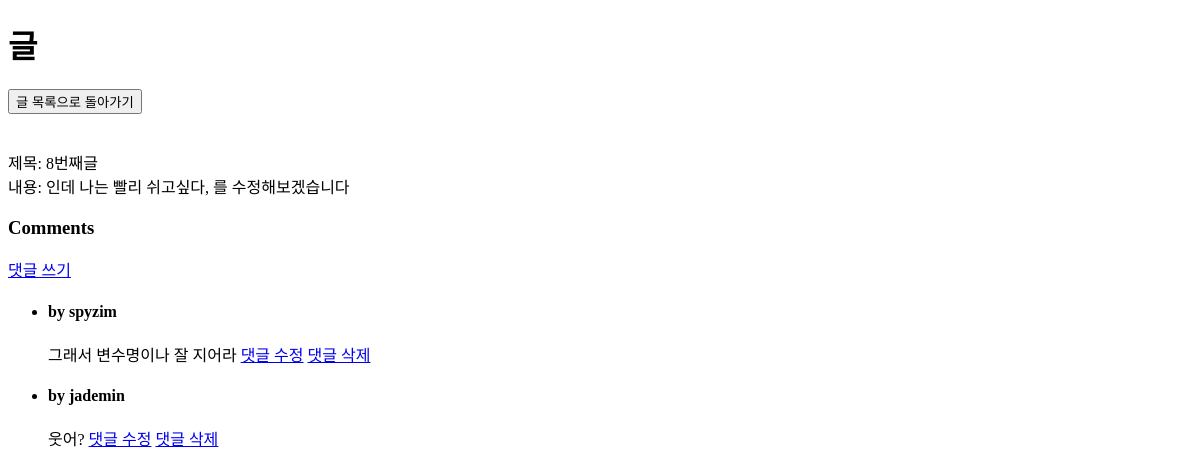
The app's page /boards/8/, older data.
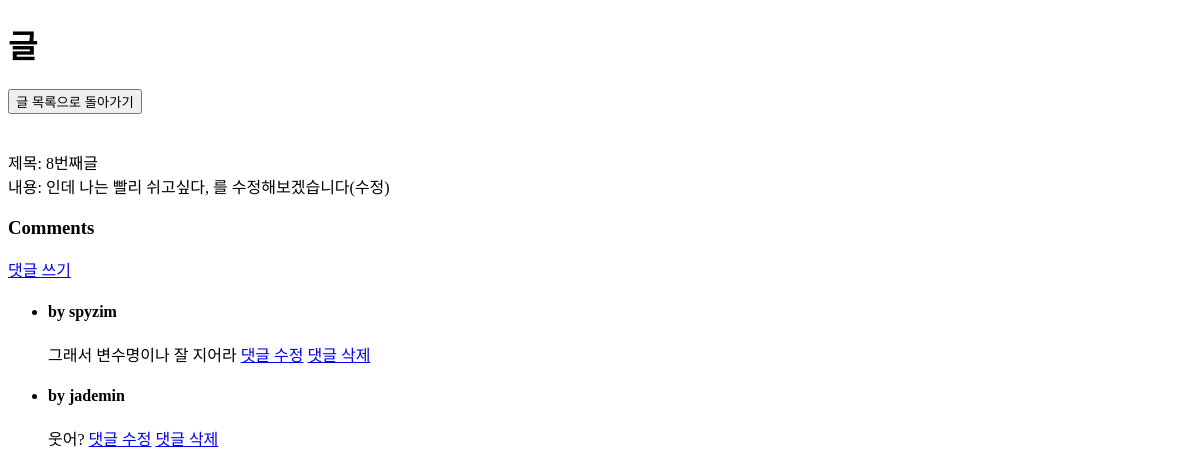
The same page, newer data.
### Boards/models.py (models this page shows)
class Board(models.Model):
    title = models.CharField(max_length = 100)
    content = models.TextField()

### Boards/views.py (the view)
# urls.py: path('<int:pk>/', views.page, name = "page"),
def page(request, pk):
    board = Board.objects.get(pk=pk)
    comments = board.comment_set.all()
    context = {'board' : board, 'comments' : comments }
    return render(request, 'index/page.html', context)

### templates/index/page.html (shortened to what this page needs)
<!DOCTYPE html>
<html lang="en">
<head>
</head>
<body>
    <h1>글</h1>
    <small?><a href="/boards/"><button>글 목록으로 돌아가기</button></a></small><br>
    <br>
    <br>
        제목: {{ board.title }}<br>
        내용: {{ board.content }}<br>
    <h3>Comments</h3>
    <a href = "{% url 'Boards:comment' pk=board.pk %}" board.pk>댓글 쓰기</a><br>
    <ul>
        {% for comment in board.comment_set.all %}
            <li>
                <h4>by {{ comment.author }}</h4>
                {{ comment.message }}
                <a href="{% url 'Boards:update_comment' board.pk comment.pk %}">댓글 수정</a>
                <a href="{% url 'Boards:delete_comment' board.pk comment.pk %}">댓글 삭제</a>
            </li>
        {% endfor %}
    </ul>
</body>
</html>

Row changes from the older to the newer data that the page shows:
changed Board "8번째글": content "인데 나는 빨리 쉬고싶다, 를 수정해보겠습니다" → "인데 나는 빨리 쉬고싶다, 를 수정해보겠습니다(수정)"
